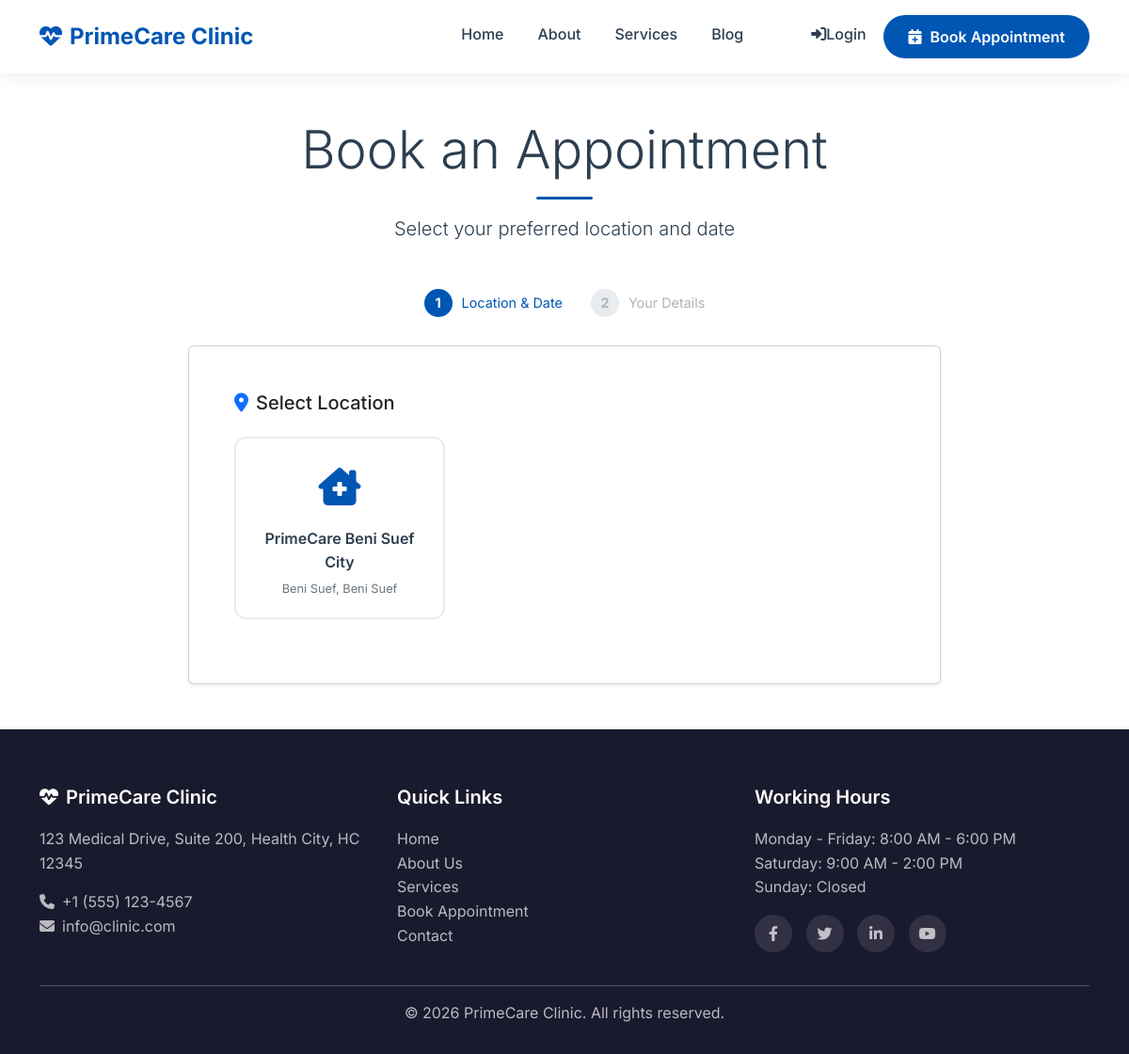
Page /appointments/book/ on the committed database.
### core/models.py (models this page shows, shortened)
class SiteSettings(models.Model):
    site_name = models.CharField(max_length=100, default='Medical Clinic')
    site_logo = models.ImageField(upload_to='site/', blank=True, null=True)
    site_favicon = models.ImageField(upload_to='site/', blank=True, null=True)
    doctor_name = models.CharField(max_length=100)
    doctor_title = models.CharField(max_length=200)
    doctor_image = models.ImageField(upload_to='doctor/')
    doctor_biography = models.TextField()
    doctor_qualifications = models.TextField(help_text='Comma separated qualifications')
    doctor_experience = models.TextField()
    doctor_certifications = models.TextField(blank=True)
    doctor_achievements = models.TextField(blank=True)
    doctor_email = models.EmailField()
    doctor_phone = models.CharField(max_length=20)
    clinic_name = models.CharField(max_length=100)
    clinic_address = models.TextField()
    clinic_phone = models.CharField(max_length=20)
    clinic_email = models.EmailField()
    working_hours = models.TextField()
    google_maps_embed = models.TextField(blank=True, help_text='Google Maps embed URL')
    facebook_url = models.URLField(blank=True)
    twitter_url = models.URLField(blank=True)
    instagram_url = models.URLField(blank=True)
    linkedin_url = models.URLField(blank=True)
    youtube_url = models.URLField(blank=True)
    years_experience = models.IntegerField(default=0)
    happy_patients = models.IntegerField(default=0)
    operations_completed = models.IntegerField(default=0)
    awards_won = models.IntegerField(default=0)
    created_at = models.DateTimeField(auto_now_add=True)
    updated_at = models.DateTimeField(auto_now=True)
    class Meta:
        verbose_name = 'Site Setting'
        verbose_name_plural = 'Site Settings'

### appointments/models.py (models this page shows, shortened)
class ClinicLocation(models.Model):
    name = models.CharField(max_length=200, help_text="e.g., Main Branch, Downtown Clinic")
    address = models.TextField()
    city = models.CharField(max_length=100)
    state = models.CharField(max_length=100, blank=True)
    zip_code = models.CharField(max_length=20, blank=True)
    phone = models.CharField(max_length=20)
    email = models.EmailField(blank=True)
    latitude = models.DecimalField(max_digits=10, decimal_places=7, null=True, blank=True)
    longitude = models.DecimalField(max_digits=10, decimal_places=7, null=True, blank=True)
    is_active = models.BooleanField(default=True)
    created_at = models.DateTimeField(auto_now_add=True)
    updated_at = models.DateTimeField(auto_now=True)
    class Meta:
        ordering = ['city', 'name']

### appointments/views.py (the view, shortened to what this page needs)
# urls.py: path('book/', views.book_appointment, name='book'),
def book_appointment(request):
    locations = ClinicLocation.objects.filter(is_active=True)
    context = {
        'locations': locations,
    }
    return render(request, 'appointments/book_appointment.html', context)

### appointments/templates/appointments/book_appointment.html (shortened to what this page needs)
{% extends 'core/base.html' %}
{% load static %}
{% block content %}
<div class="container py-5">
    <div class="booking-container">
        <div class="text-center mb-5">
            <h1 class="display-4">Book an Appointment</h1>
            <div class="divider mx-auto"></div>
            <p class="lead">Select your preferred location and date</p>
        </div>
        <div class="step-indicator">
            <div class="step active" id="step1">
                <span class="number">1</span>
                <span>Location & Date</span>
            </div>
            <div class="step" id="step2">
                <span class="number">2</span>
                <span>Your Details</span>
            </div>
        </div>
        <div class="card shadow-sm">
            <div class="card-body p-4 p-md-5">
                <form method="POST" id="bookingForm">
                    <div class="step-content active" id="step1Content">
                        <h5 class="mb-4"><i class="fas fa-map-marker-alt text-primary me-2"></i>Select Location</h5>
                        <div class="location-grid" id="locationGrid">
                            {% for location in locations %}
                            <div class="location-card" data-location-id="{{ location.id }}" onclick="selectLocation(this)">
                                <div class="icon">
                                    <i class="fas fa-clinic-medical"></i>
                                </div>
                                <div class="name">{{ location.name }}</div>
                                <div class="address">{{ location.city }}{% if location.state %}, {{ location.state }}{% endif %}</div>
                            </div>
                            {% endfor %}
                        </div>
                    </div>
                </form>
            </div>
        </div>
    </div>
</div>
{% endblock %}

### core/templates/core/base.html (shortened to what this page needs)
{% load static %}
<!DOCTYPE html>
<html lang="en">
<head>
    <link href="https://cdn.jsdelivr.net/npm/bootstrap@5.3.0/dist/css/bootstrap.min.css" rel="stylesheet">
    <link rel="stylesheet" href="https://cdnjs.cloudflare.com/ajax/libs/font-awesome/6.4.0/css/all.min.css">
    <link rel="stylesheet" href="{% static 'css/style.css' %}">
</head>
<body>
    <nav class="navbar navbar-expand-lg sticky-top">
        <div class="container">
            <a class="navbar-brand" href="{% url 'core:home' %}">
                {% if site_settings.site_logo %}
                    <img src="{{ site_settings.site_logo.url }}" alt="{{ site_settings.site_name }}" height="40">
                {% else %}
                    <i class="fas fa-heartbeat me-2"></i>{{ site_settings.site_name|default:"Medical Clinic" }}
                {% endif %}
            </a>
            <div class="collapse navbar-collapse" id="navbarNav">
                <ul class="navbar-nav ms-auto">
                    <li class="nav-item">
                        <a class="nav-link {% if request.resolver_match.url_name == 'home' %}active{% endif %}" href="{% url 'core:home' %}">
                            Home
                        </a>
                    </li>
                    <li class="nav-item">
                        <a class="nav-link {% if 'about' in request.path %}active{% endif %}" href="{% url 'core:about' %}">
                            About
                        </a>
                    </li>
                    <li class="nav-item">
                        <a class="nav-link {% if 'services' in request.path %}active{% endif %}" href="{% url 'services:list' %}">
                            Services
                        </a>
                    </li>
                    <li class="nav-item">
                        <a class="nav-link {% if 'blog' in request.path %}active{% endif %}" href="{% url 'blog:list' %}">
                            Blog
                        </a>
                    </li>
                    <li class="nav-item">
                        <a class="nav-link {% if 'contact' in request.path %}active{% endif %}" href="{% url 'core:contact' %}">
                        </a>
                    </li>
                    {% if user.is_authenticated %}
                        <li class="nav-item">
                            <a class="nav-link dashboard-link {% if 'dashboard' in request.path %}active{% endif %}" href="{% url 'dashboard:home' %}">
                                <i class="fas fa-tachometer-alt"></i>
                                <span class="d-none d-lg-inline">Dashboard</span>
                                {% if pending_appointments_count > 0 %}
                                <span class="badge bg-danger ms-1 pulse-badge">{{ pending_appointments_count }}</span>
                                {% endif %}
                            </a>
                        </li>
                        <li class="nav-item dropdown">
                            <a class="nav-link dropdown-toggle" href="#" id="userDropdown" role="button" data-bs-toggle="dropdown" aria-expanded="false">
                                <span class="user-avatar-circle">
                                    <i class="fas fa-user-circle fa-lg"></i>
                                </span>
                                <span class="d-none d-lg-inline ms-2">
                                    {% if user.get_full_name %}
                                        {{ user.get_full_name }}
                                    {% else %}
                                        {{ user.username }}
                                    {% endif %}
                                </span>
                            </a>
                            <ul class="dropdown-menu dropdown-menu-end" aria-labelledby="userDropdown">
                                <li>
                                    <a class="dropdown-item" href="{% url 'dashboard:home' %}">
                                        <i class="fas fa-tachometer-alt me-2"></i>Dashboard
                                    </a>
                                </li>
                                <li>
                                    <a class="dropdown-item" href="{% url 'dashboard:settings' %}">
                                        <i class="fas fa-cog me-2"></i>Settings
                                    </a>
                                </li>
                                <li><hr class="dropdown-divider"></li>
                                <li>
                                    <form method="POST" action="{% url 'accounts:logout' %}" style="display: inline; width: 100%;">
                                        {% csrf_token %}
                                        <button type="submit" class="dropdown-item text-danger" style="width: 100%; border: none; background: none; text-align: left;">
                                            <i class="fas fa-sign-out-alt me-2"></i>Logout
                                        </button>
                                    </form>
                                </li>
                            </ul>
                        </li>
                    {% else %}
                        <li class="nav-item">
                            <a class="nav-link" href="{% url 'accounts:login' %}">
                                <i class="fas fa-sign-in-alt"></i>Login
                            </a>
                        </li>
                    {% endif %}
                    <li class="nav-item">
                        <a class="btn btn-appointment" href="{% url 'appointments:book' %}">
                            <i class="fas fa-calendar-plus me-2"></i>Book Appointment
                        </a>
                    </li>
                </ul>
            </div>
        </div>
    </nav>
    <main>
        {% block content %}{% endblock %}
    </main>
    <footer class="footer">
        <div class="container">
            <div class="row g-4">
                <div class="col-lg-4">
                    <h5>
                        {% if site_settings.site_logo %}
                            <img src="{{ site_settings.site_logo.url }}" alt="{{ site_settings.site_name }}" height="30" class="mb-2">
                        {% else %}
                            <i class="fas fa-heartbeat me-2"></i>{{ site_settings.site_name|default:"Medical Clinic" }}
                        {% endif %}
                    </h5>
                    <p class="text-muted">{{ site_settings.clinic_address|default:"123 Medical Drive, Health City" }}</p>
                    <p class="text-muted">
                        <i class="fas fa-phone me-2"></i>{{ site_settings.clinic_phone|default:"+1 (555) 123-4567" }}<br>
                        <i class="fas fa-envelope me-2"></i>{{ site_settings.clinic_email|default:"info@clinic.com" }}
                    </p>
                </div>
                <div class="col-lg-4">
                    <h5>Quick Links</h5>
                    <ul class="list-unstyled">
                        <li><a href="{% url 'core:home' %}">Home</a></li>
                        <li><a href="{% url 'core:about' %}">About Us</a></li>
                        <li><a href="{% url 'services:list' %}">Services</a></li>
                        <li><a href="{% url 'appointments:book' %}">Book Appointment</a></li>
                        <li><a href="{% url 'core:contact' %}">Contact</a></li>
                    </ul>
                </div>
                <div class="col-lg-4">
                    <h5>Working Hours</h5>
                    <p class="text-muted" style="white-space: pre-line;">{{ site_settings.working_hours|default:"Monday - Friday: 8:00 AM - 6:00 PM\nSaturday: 9:00 AM - 2:00 PM\nSunday: Closed" }}</p>
                    <div class="social-links mt-3">
                        {% if site_settings.facebook_url %}
                        <a href="{{ site_settings.facebook_url }}" target="_blank"><i class="fab fa-facebook-f"></i></a>
                        {% endif %}
                        {% if site_settings.twitter_url %}
                        <a href="{{ site_settings.twitter_url }}" target="_blank"><i class="fab fa-twitter"></i></a>
                        {% endif %}
                        {% if site_settings.linkedin_url %}
                        <a href="{{ site_settings.linkedin_url }}" target="_blank"><i class="fab fa-linkedin-in"></i></a>
                        {% endif %}
                        {% if site_settings.youtube_url %}
                        <a href="{{ site_settings.youtube_url }}" target="_blank"><i class="fab fa-youtube"></i></a>
                        {% endif %}
                    </div>
                </div>
            </div>
            <hr class="mt-4">
            <div class="text-center">
                <p class="text-muted mb-0">&copy; {% now "Y" %} {{ site_settings.site_name|default:"Medical Clinic" }}. All rights reserved.</p>
            </div>
        </div>
    </footer>
</body>
</html>

### rows in the picture
SiteSettings: site_name "PrimeCare Clinic", clinic_address "123 Medical Drive, Suite 200, Health City, HC 12345", clinic_phone "+1 (555) 123-4567", clinic_email "info@clinic.com", working_hours "Monday - Friday: 8:00 AM - 6:00 PM Saturday: 9:00 AM - 2:00 PM Sunday: Closed"
ClinicLocation: name "PrimeCare Beni Suef City", city "Beni Suef", state "Beni Suef"
